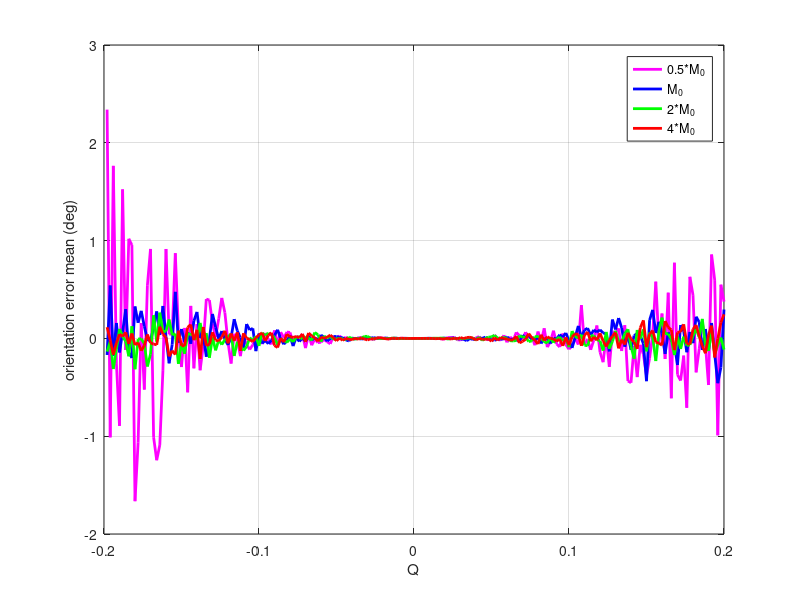
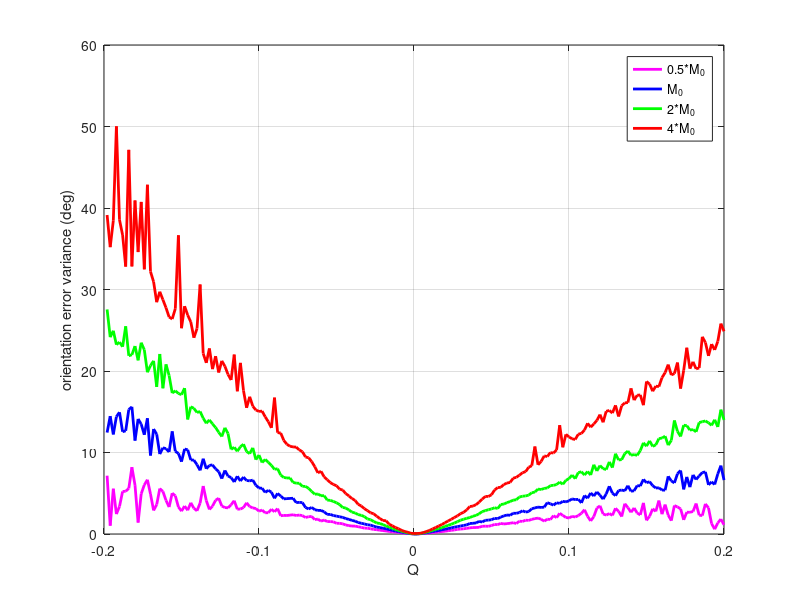

Reproduce these figures in MATLAB, in order.
%% data plot
clear all ; close all ; clc;

%%
clear all ; close all ; clc;

vx = load('vx.txt');
ut_05 = load('ut_05.txt');
st_05 = load('st_05.txt');
ut_10 = load('ut_10.txt');
st_10 = load('st_10.txt');
ut_20 = load('ut_20.txt');
st_20 = load('st_20.txt');
ut_40 = load('ut_40.txt');
st_40 = load('st_40.txt');

figure;
plot(vx,ut_05,'LineWidth',2,'Color','m');
grid on;
xlabel('Q') ; ylabel('orientation error mean (deg)');
hold on;
plot(vx,ut_10,'LineWidth',2,'Color','b');
plot(vx,ut_20,'LineWidth',2,'Color','g');
plot(vx,ut_40,'LineWidth',2,'Color','r');
legend('0.5*M_{0}','M_{0}','2*M_{0}','4*M_{0}');

figure;
plot(vx,st_05,'LineWidth',2,'Color','m');
grid on;
xlabel('Q') ; ylabel('orientation error variance (deg)');
hold on;
plot(vx,st_10,'LineWidth',2,'Color','b');
plot(vx,st_20,'LineWidth',2,'Color','g');
plot(vx,st_40,'LineWidth',2,'Color','r');
legend('0.5*M_{0}','M_{0}','2*M_{0}','4*M_{0}');
